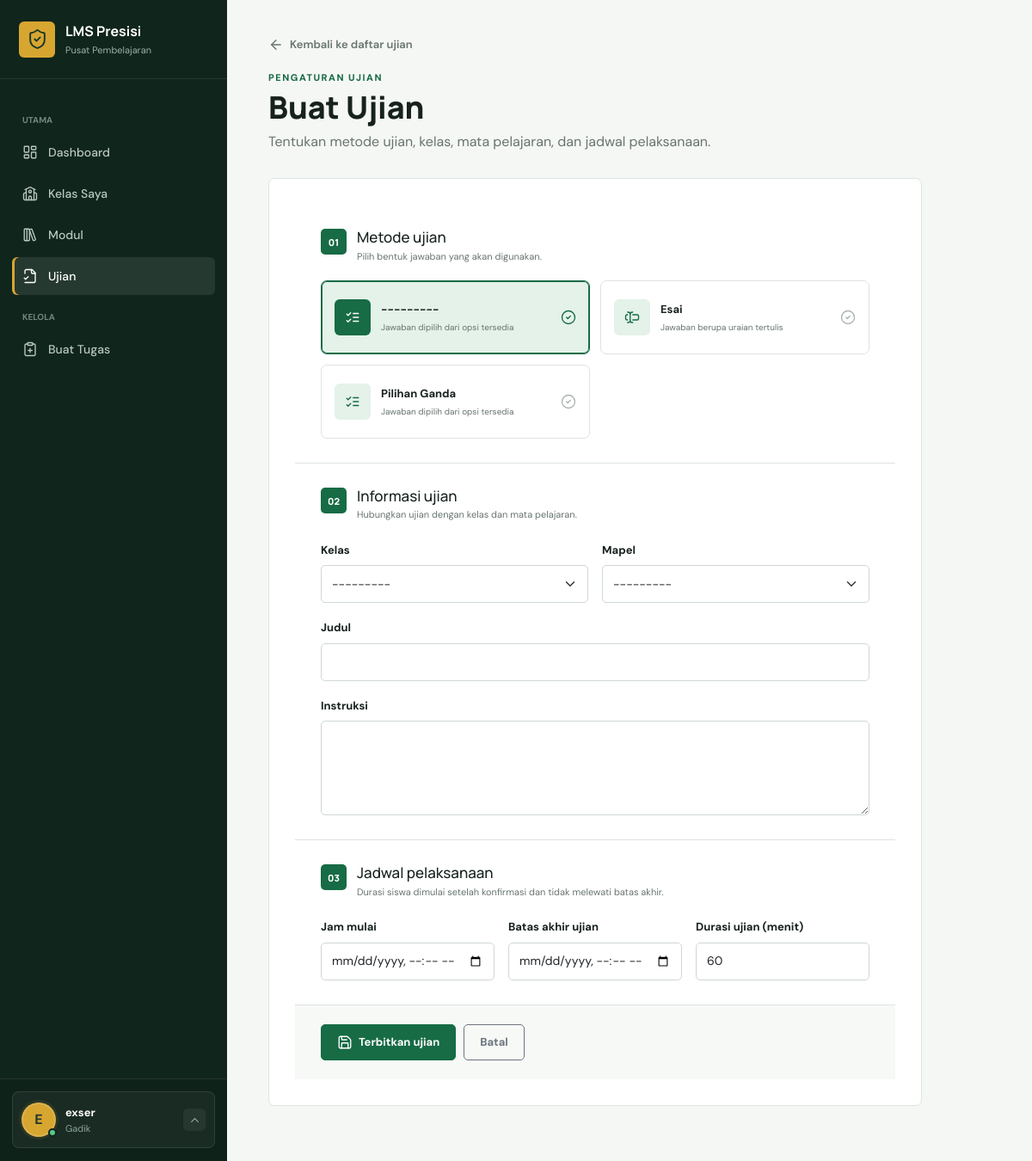
/ujian/tambah/ (signed in), run on the app's committed database.
### lms/models.py (models this page shows, shortened)
class CustomUser(AbstractUser):
    class Role(models.TextChoices):
        ADMIN = "ADMIN", "Admin"
        GADIK = "GADIK", "Gadik"
        SERDIK = "SERDIK", "Serdik"
    nama_lengkap = models.CharField(max_length=255, blank=True)
    nip_nrp = models.CharField(max_length=30, unique=True, null=True, blank=True)
    tempat_lahir = models.CharField(max_length=100, blank=True)
    tanggal_lahir = models.DateField(null=True, blank=True)
    asal_pengiriman = models.CharField(max_length=150, blank=True)
    alamat = models.TextField(blank=True)
    role = models.CharField(max_length=10, choices=Role.choices, default=Role.SERDIK)
    @property
    def display_name(self):
        return self.nama_lengkap or self.get_full_name() or self.username

### lms/views.py (the view, shortened to what this page needs)
# urls.py: path("ujian/tambah/", views.buat_ujian, name="buat_ujian"),
@role_required(CustomUser.Role.ADMIN, CustomUser.Role.GADIK)
def buat_ujian(request):
    form = UjianForm(request.POST or None, gadik=request.user)
    return render(request, "lms/form_ujian.html", {"form": form, "title": "Buat Ujian"})

### lms/models.py (called while the page is built)
    def __str__(self):
        return f"{self.kode_mapel} - {self.nama_mapel}"

    def __str__(self):
        return self.nama_kelas

### lms/views.py (called while the page is built)
def role_required(*roles):
    def decorator(view_func):
        @login_required
        @wraps(view_func)
        def wrapped(request, *args, **kwargs):
            if request.user.role not in roles and not request.user.is_superuser:
                raise PermissionDenied
            return view_func(request, *args, **kwargs)
        return wrapped
    return decorator

### templates/lms/form_ujian.html (shortened to what this page needs)
{% extends 'base.html' %}
{% block content %}
<a class="back-link" href="{% url 'daftar_ujian' %}"><i data-lucide="arrow-left"></i>Kembali ke daftar ujian</a>
<header class="page-heading"><p class="eyebrow">PENGATURAN UJIAN</p><h1>{{ title }}</h1><p>Tentukan metode ujian, kelas, mata pelajaran, dan jadwal pelaksanaan.</p></header>
<form method="post" class="form-panel exam-form">
    <section class="exam-form-section">
        <div class="exam-form-heading"><span>01</span><div><h2>Metode ujian</h2><p>Pilih bentuk jawaban yang akan digunakan.</p></div></div>
        <div class="exam-method-picker">
            {% for radio in form.metode %}
            <label class="exam-method-choice">
                <span class="exam-method-icon"><i data-lucide="{% if radio.choice_label == 'Esai' %}text-cursor-input{% else %}list-checks{% endif %}"></i></span>
                <span><strong>{{ radio.choice_label }}</strong><small>{% if radio.choice_label == 'Esai' %}Jawaban berupa uraian tertulis{% else %}Jawaban dipilih dari opsi tersedia{% endif %}</small></span>
                <i class="exam-method-check" data-lucide="circle-check"></i>
            </label>
            {% endfor %}
        </div>
    </section>
    <section class="exam-form-section">
        <div class="exam-form-heading"><span>02</span><div><h2>Informasi ujian</h2><p>Hubungkan ujian dengan kelas dan mata pelajaran.</p></div></div>
        <div class="row g-3">
            {% for field in form %}{% if field.name != 'metode' and field.name != 'instruksi' and field.name != 'waktu_mulai' and field.name != 'waktu_selesai' and field.name != 'durasi_menit' %}
            <div class="col-md-{% if field.name == 'judul' %}12{% else %}6{% endif %}"><label class="form-label" for="{{ field.id_for_label }}">{{ field.label }}</label>{{ field }}</div>
            {% endif %}{% endfor %}
            <div class="col-12"><label class="form-label" for="{{ form.instruksi.id_for_label }}">{{ form.instruksi.label }}</label>{{ form.instruksi }}</div>
        </div>
    </section>
    <section class="exam-form-section">
        <div class="exam-form-heading"><span>03</span><div><h2>Jadwal pelaksanaan</h2><p>Durasi siswa dimulai setelah konfirmasi dan tidak melewati batas akhir.</p></div></div>
        <div class="row g-3">
            <div class="col-md-4"><label class="form-label" for="{{ form.waktu_mulai.id_for_label }}">{{ form.waktu_mulai.label }}</label>{{ form.waktu_mulai }}</div>
            <div class="col-md-4"><label class="form-label" for="{{ form.waktu_selesai.id_for_label }}">{{ form.waktu_selesai.label }}</label>{{ form.waktu_selesai }}</div>
            <div class="col-md-4"><label class="form-label" for="{{ form.durasi_menit.id_for_label }}">{{ form.durasi_menit.label }}</label>{{ form.durasi_menit }}</div>
        </div>
    </section>
    <div class="form-actions"><button class="btn btn-primary" type="submit"><i data-lucide="save"></i>{% if ujian %}Simpan perubahan{% else %}Terbitkan ujian{% endif %}</button><a class="btn btn-outline-secondary" href="{% url 'daftar_ujian' %}">Batal</a></div>
</form>
{% endblock %}

### templates/base.html (shortened to what this page needs)
{% load static %}
<!doctype html>
<html lang="id">
<head>
    <link href="https://cdn.jsdelivr.net/npm/bootstrap@5.3.8/dist/css/bootstrap.min.css" rel="stylesheet">
    <link rel="stylesheet" href="{% static 'css/app.css' %}">
</head>
<body>
    <div class="app-shell">
        <aside class="sidebar offcanvas-lg offcanvas-start" tabindex="-1" id="sidebar">
            <div class="sidebar-head">
                <a class="brand" href="{% url 'dashboard' %}">
                    <span class="brand-mark"><i data-lucide="shield-check"></i></span>
                    <span><strong>LMS Presisi</strong><small>Pusat Pembelajaran</small></span>
                </a>
            </div>
            <nav class="sidebar-nav">
                <span class="nav-caption">UTAMA</span>
                <a href="{% url 'dashboard' %}" class="nav-item {% if request.resolver_match.url_name == 'dashboard' %}active{% endif %}">
                    <i data-lucide="layout-dashboard"></i><span>Dashboard</span>
                </a>
                <a href="{% url 'daftar_kelas' %}" class="nav-item {% if 'kelas' in request.path %}active{% endif %}">
                    <i data-lucide="school"></i><span>{% if user.role == 'ADMIN' or user.is_superuser %}Daftar Kelas{% else %}Kelas Saya{% endif %}</span>
                </a>
                <a href="{% url 'daftar_modul' %}" class="nav-item {% if request.resolver_match.url_name == 'daftar_modul' %}active{% endif %}">
                    <i data-lucide="library-big"></i><span>Modul</span>
                </a>
                <a href="{% url 'daftar_ujian' %}" class="nav-item {% if 'ujian' in request.resolver_match.url_name %}active{% endif %}">
                    <i data-lucide="file-check-2"></i><span>Ujian</span>
                </a>
                {% if user.role == 'GADIK' or user.role == 'ADMIN' or user.is_superuser %}
                <span class="nav-caption">KELOLA</span>
                <a href="{% url 'buat_tugas' %}" class="nav-item"><i data-lucide="clipboard-plus"></i><span>Buat Tugas</span></a>
                {% endif %}
            </nav>
            <div class="sidebar-user dropup">
                <button class="sidebar-user-trigger" type="button" data-bs-toggle="dropdown" data-bs-display="static" aria-expanded="false" aria-label="Buka menu profil">
                    <span class="account-avatar">
                        <span class="avatar">{{ user.display_name|slice:":1"|upper }}</span>
                        <span class="account-status" aria-hidden="true"></span>
                    </span>
                    <span class="user-copy"><strong>{{ user.display_name }}</strong><small>{{ user.get_role_display }}</small></span>
                    <span class="sidebar-user-chevron"><i data-lucide="chevron-up"></i></span>
                </button>
            </div>
        </aside>
        <main class="main-content">
            <div class="content-wrap">
                {% block content %}{% endblock %}
            </div>
        </main>
    </div>
</body>
</html>

### data on the page
CustomUser: display_name "E", display_name "exser", role "Gadik"

### other printed values
{{ title }} "Buat Ujian"
{{ radio.choice_label }} "---------" "Esai" "Pilihan Ganda"
{{ field.label }} "Kelas" "Mapel" "Judul"
